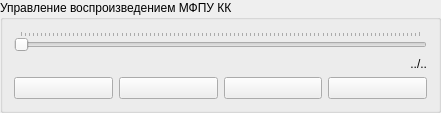
   <widget class="QGroupBox" name="play_mfpu1">
    <property name="geometry">
     <rect>
      <x>10</x>
      <y>620</y>
      <width>441</width>
      <height>100</height>
     </rect>
    </property>
    <property name="sizePolicy">
     <sizepolicy hsizetype="Fixed" vsizetype="Fixed">
      <horstretch>0</horstretch>
      <verstretch>0</verstretch>
     </sizepolicy>
    </property>
    <property name="maximumSize">
     <size>
      <width>443</width>
      <height>100</height>
     </size>
    </property>
    <property name="title">
     <string>Управление воспроизведением МФПУ КК</string>
    </property>
    <layout class="QGridLayout" name="gridLayout_2">
     <item row="1" column="0" colspan="4">
      <widget class="QLabel" name="progress">
       <property name="text">
        <string>../..</string>
       </property>
       <property name="alignment">
        <set>Qt::AlignRight|Qt::AlignTrailing|Qt::AlignVCenter</set>
       </property>
      </widget>
     </item>
     <item row="2" column="1">
      <widget class="MyButton" name="mfpu1_play">
       <property name="text">
        <string/>
       </property>
      </widget>
     </item>
     <item row="2" column="0">
      <widget class="MyButton" name="back">
       <property name="text">
        <string/>
       </property>
      </widget>
     </item>
     <item row="2" column="3">
      <widget class="MyButton" name="next">
       <property name="text">
        <string/>
       </property>
      </widget>
     </item>
     <item row="0" column="0" colspan="4">
      <widget class="QSlider" name="step_mfpu1">
       <property name="orientation">
        <enum>Qt::Horizontal</enum>
       </property>
       <property name="tickPosition">
        <enum>QSlider::TicksAbove</enum>
       </property>
      </widget>
     </item>
     <item row="2" column="2">
      <widget class="MyButton" name="mfpu1_pause">
       <property name="text">
        <string/>
       </property>
      </widget>
     </item>
    </layout>
   </widget>
